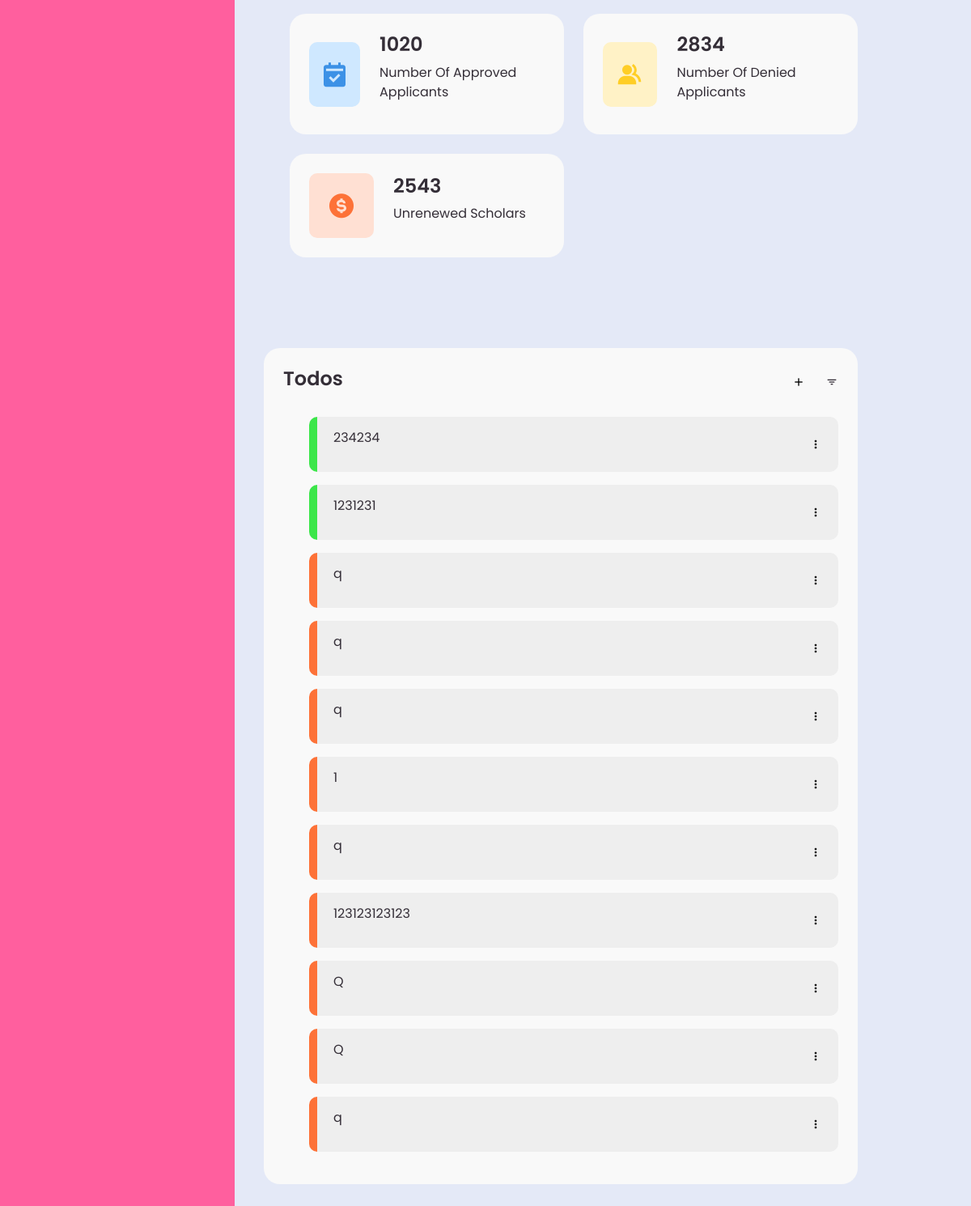
The app's page /pages/admin/adminHome.php (signed in, lower part), older data.
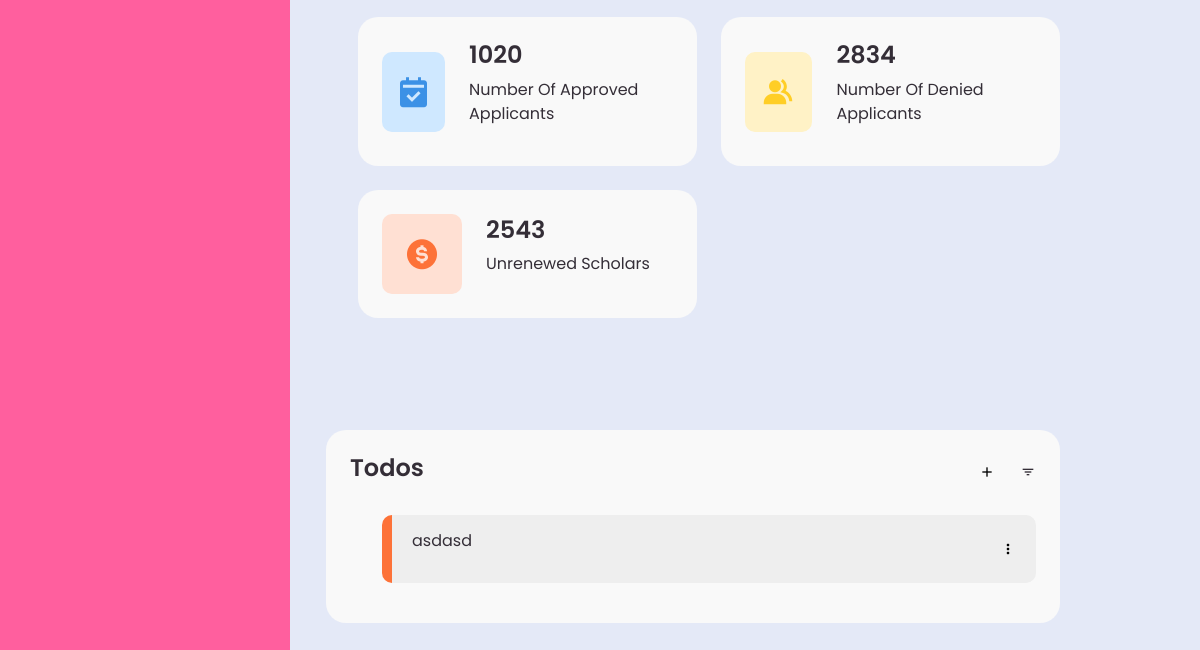
The same page, newer data.
### tables this page shows
CREATE TABLE `todos` (
  `id` int(11) NOT NULL,
  `todo_text` varchar(255) NOT NULL,
  `completed` tinyint(1) DEFAULT 0,
  `created_at` timestamp NOT NULL DEFAULT current_timestamp()
);

### pages/admin/adminHome.php (the view, shortened to what this page needs)
<html lang="en">
<head>
    <link href="https://cdn.jsdelivr.net/npm/bootstrap@5.3.0/dist/css/bootstrap.min.css" rel="stylesheet">
    <link rel="stylesheet" href="../../style/dashboard.css">
</head>
<body>
    <?php
    if ($_SESSION['role'] === 'admin') {
        include '../../assets/template/profileNav.php';
    } elseif ($_SESSION['role'] === 'staff') {
        include '../../assets/template/staffNavi.php';
    }
    ?>
    <section id="content" class="home-section">
        <?php
        if ($_SESSION['role'] === 'admin') {
        ?> <main>
                <ul class="box-info">
                    <li>
                        <i class='bx bxs-calendar-check'></i>
                        <span class="text">
                            <h3>1020</h3>
                            <p>Number Of Approved Applicants</p>
                        </span>
                    </li>
                    <li>
                        <i class='bx bxs-group'></i>
                        <span class="text">
                            <h3>2834</h3>
                            <p>Number Of Denied Applicants</p>
                        </span>
                    </li>
                    <li>
                        <i class='bx bxs-dollar-circle'></i>
                        <span class="text">
                            <h3>2543</h3>
                            <p>Unrenewed Scholars</p>
                        </span>
                    </li>
                </ul>
        </main>
            <?php } ?>
            <main>
            <div class="table-data">
                <div class="todo">
                    <div class="head">
                        <h3>Todos</h3>
                        <a class="btnAddTodo bx bx-plus dropdown-toggle-split text-black" type="button" data-bs-target="#addTodo" data-bs-toggle="modal" data-bs-whatever="@addTo-do"></a>
                        <i class="bx bx-filter" onclick="toggleTodoList()"></i>
                    </div>
                    <ul class="todo-list">
                        <?php
                        $server = "localhost";
                        $username = "root";
                        $password = "";
                        $db = "cysdo";
                        $conn = new mysqli($server, $username, $password, $db);
                        $sql = "SELECT * FROM todos";
                        $result = $conn->query($sql);
                        if ($result->num_rows > 0) {
                            while ($row = $result->fetch_assoc()) {
                                $completed = $row['completed'] ? 'completed' : 'not-completed';
                                $todoId = $row['id'];
                                $todoText = $row['todo_text'];
                        ?>
                                <li class="<?php echo $completed; ?>" data-id="<?php echo $todoId; ?>">
                                    <p><?php echo $todoText; ?></p>
                                    <div class="dropdown-center">
                                        <a class="bx bx-dots-vertical-rounded text-black" type="button" data-bs-toggle="dropdown" aria-expanded="false">
                                        </a>
                                    </div>
                                </li>
                        <?php
                            }
                        } else {
                            echo "No todos found.";
                        }
                        ?>
                    </ul>
                </div>
            </div>
            </main>
    </section>
</body>
</html>

### assets/template/profileNav.php (shortened to what this page needs)
<html lang="en" dir="ltr">
<head>
  <link rel="stylesheet" href="https://cdnjs.cloudflare.com/ajax/libs/font-awesome/5.15.1/css/all.min.css">
  <link rel="stylesheet" href="https://cdn.jsdelivr.net/npm/bootstrap-icons@1.10.5/font/bootstrap-icons.css">
  <link href='https://unpkg.com/boxicons@2.0.7/css/boxicons.min.css' rel='stylesheet'>
</head>
<body>
  <div class="side-bar">
  </div>
</body>
</html>

### style/dashboard.css (style rules this page uses)
* { margin: 0; padding: 0; box-sizing: border-box; }
a { text-decoration: none; }
li { list-style: none; }
:root { --poppins: 'Poppins', sans-serif; --lato: 'Lato', sans-serif; --light: #F9F9F9; --blue: #3C91E6; --green: #3ce64a; --light-blue: #CFE8FF; --grey: #eee; --dark-grey: #AAAAAA; --dark: #342E37; --red: #DB504A; --yellow: #FFCE26; --light-yellow: #FFF2C6; --orange: #FD7238; --light-orange: #FFE0D3; }
html { overflow-x: hidden; }
body { background: var(--grey); overflow-x: hidden; }
#content main { width: 100%; padding: 36px 24px; font-family: var(--poppins); max-height: calc(100vh - 56px); overflow-y: auto; padding-right: 100px; }
#content main .box-info { display: grid; grid-template-columns: repeat(auto-fit, minmax(240px, 1fr)); grid-gap: 24px; margin-top: 36px; }
#content main .box-info li { padding: 24px; background: var(--light); border-radius: 20px; display: flex; align-items: center; grid-gap: 24px; }
#content main .box-info li .bx { width: 80px; height: 80px; border-radius: 10px; font-size: 36px; display: flex; justify-content: center; align-items: center; }
#content main .box-info li:nth-child(1) .bx { background: var(--light-blue); color: var(--blue); }
#content main .box-info li:nth-child(2) .bx { background: var(--light-yellow); color: var(--yellow); }
#content main .box-info li:nth-child(3) .bx { background: var(--light-orange); color: var(--orange); }
#content main .box-info li .text h3 { font-size: 24px; font-weight: 600; color: var(--dark); }
#content main .box-info li .text p { color: var(--dark); }
#content main .table-data { display: flex; grid-gap: 24px; margin-top: 24px; width: 100%; color: var(--dark); }
#content main .table-data>div { border-radius: 20px; background: var(--light); padding: 24px; overflow-x: auto; }
#content main .table-data .head { display: flex; align-items: center; grid-gap: 16px; margin-bottom: 24px; }
#content main .table-data .head h3 { margin-right: auto; font-size: 24px; font-weight: 600; }
#content main .table-data .head .bx { cursor: pointer; }
#content main .table-data .todo { flex-grow: 1; flex-basis: 300px; }
#content main .table-data .todo .todo-list { width: 100%; }
#content main .table-data .todo .todo-list li { width: 100%; margin-bottom: 16px; background: var(--grey); border-radius: 10px; padding: 14px 20px; display: flex; justify-content: space-between; align-items: center; }
#content main .table-data .todo .todo-list li .bx { cursor: pointer; }
#content main .table-data .todo .todo-list li.not-completed { border-left: 10px solid var(--orange); }
#content main .table-data .todo .todo-list li:last-child { margin-bottom: 0; }
#content main .table-data .todo .todo-list li.completed { border-left: 10px solid var(--green); }

### assets/template/profileNav.php (style rules this page uses)
* { margin: 0; padding: 0; box-sizing: border-box; font-family: "Poppins", sans-serif; }
body { background-color: whitesmoke; background-size: cover; background-position: center; }
.side-bar { background: #FF5F9E; width: 290px; height: 100%; position: fixed; top: 0; overflow-y: auto; }
.home-section { position: relative; background: #E4E9F7; margin-left: 20px; left: 270px; width: calc(100% - 280px); transition: all 0.5s ease; padding: 12px; padding-right: 50px; }

Row changes from the older to the newer data that the page shows:
removed todos: todo_text "234234", completed 1 (drawn)
removed todos: todo_text "1231231", completed 1 (drawn)
removed todos: todo_text "q"
removed todos: todo_text "q"
removed todos: todo_text "q"
removed todos: todo_text "1"
removed todos: todo_text "q"
removed todos: todo_text "123123123123"
removed todos: todo_text "Q"
removed todos: todo_text "Q"
removed todos: todo_text "q"
added todos: todo_text "asdasd"
